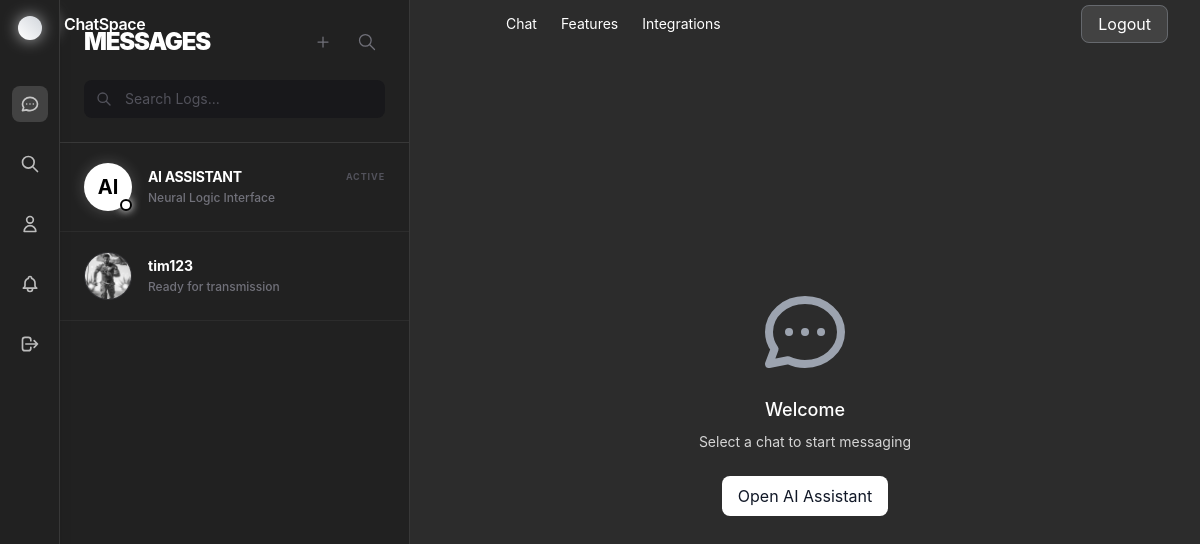
Screenshot of /chat/ (signed in) with the database file from the repository.
### app1/models.py (models this page shows, shortened)
class User(AbstractUser):
    id = models.UUIDField(primary_key=True, default=uuid.uuid4, editable=False)
    phone_number = models.CharField(max_length=15, unique=True, blank=True, null=True)
    profile_picture = models.ImageField(upload_to='profile_pictures/', blank=True, null=True)
    bio = models.TextField(max_length=500, blank=True)
    is_online = models.BooleanField(default=False)
    last_seen = models.DateTimeField(default=timezone.now)
    created_at = models.DateTimeField(auto_now_add=True)
    updated_at = models.DateTimeField(auto_now=True)
    class Meta:
        db_table = 'users'

class ChatRoom(models.Model):
    ROOM_TYPE_CHOICES = [
        ('direct', 'Direct Message'),
        ('group', 'Group Chat'),
    ]
    id = models.UUIDField(primary_key=True, default=uuid.uuid4, editable=False)
    name = models.CharField(max_length=100, blank=True)
    room_type = models.CharField(max_length=10, choices=ROOM_TYPE_CHOICES, default='direct')
    participants = models.ManyToManyField(User, related_name='chat_rooms')
    created_by = models.ForeignKey(User, on_delete=models.CASCADE, related_name='created_rooms')
    created_at = models.DateTimeField(auto_now_add=True)
    updated_at = models.DateTimeField(auto_now=True)
    is_active = models.BooleanField(default=True)
    class Meta:
        db_table = 'chat_rooms'

### app1/views.py (the view)
# urls.py: path('chat/', views.chat_list, name='chat_list'),
@login_required
def chat_list(request):
    try:
        ai_user, _ = User.objects.get_or_create(
            username='AI_Assistant',
            defaults={
                'first_name': 'AI',
                'last_name': 'Assistant',
                'is_active': True,
                'email': 'ai@example.com'
            }
        )
        existing_ai_room = ChatRoom.objects.filter(
            room_type='direct',
            participants__id=request.user.id
        ).filter(participants__id=ai_user.id).distinct().first()
        if not existing_ai_room:
            ai_room = ChatRoom.objects.create(
                room_type='direct',
                created_by=ai_user
            )
            ai_room.participants.add(request.user, ai_user)
    except Exception as e:
        print(f"Error ensuring AI chat room: {e}")
    chat_rooms = ChatRoom.objects.filter(
        participants__id=request.user.id,
        is_active=True
    ).distinct().annotate(
        last_message_time=Max('messages__timestamp'),
        unread_count=Count('messages', filter=Q(messages__is_read=False) & ~Q(messages__sender=request.user)),
    ).order_by('-last_message_time', '-updated_at')
    ai_user = User.objects.get(username='AI_Assistant')
    for room in chat_rooms:
        room.is_ai_room = False
        if room.room_type == 'direct' and room.participants.count() == 2:
            participant_usernames = [p.username for p in room.participants.all()]
            if 'AI_Assistant' in participant_usernames:
                room.is_ai_room = True
    online_users = User.objects.filter(is_online=True).exclude(id=request.user.id)
    unread_notifications = Notification.objects.filter(user=request.user, is_read=False).count()
    ai_room = None
    regular_rooms = []
    for room in chat_rooms:
        if room.is_ai_room and ai_room is None:
            ai_room = room
        elif not room.is_ai_room:
            regular_rooms.append(room)
    context = {
        'chat_rooms': regular_rooms,
        'ai_room': ai_room,
        'online_users': online_users,
        'unread_notifications': unread_notifications,
    }
    return render(request, 'app1/chat_list.html', context)

### app1/context_processors.py (called while the page is built)
def notifications_context(request):
    if request.user.is_authenticated:
        return {
            'notifications': Notification.objects.filter(user=request.user).order_by('-created_at')[:10]
        }
    return {}

### app1/templates/app1/chat_list.html (shortened to what this page needs)
{% extends 'app1/base.html' %}
{% block content %}
<div class="chat-container h-full overflow-hidden">
    <div class="flex h-full w-full">
        {% include 'app1/_chat_sidebar.html' %}
        <div class="flex-1 flex items-center justify-center bg-white/5">
            <div class="text-center">
                <h3 class="mt-4 text-lg font-medium text-white">Welcome</h3>
                <p class="mt-2 text-sm text-white/80">Select a chat to start messaging</p>
                <div class="mt-6">
                    <a href="/ai/"
                        class="inline-flex items-center gap-2 px-4 py-2 rounded-lg bg-white text-gray-900 hover:bg-white/90">
                        <span>Open AI Assistant</span>
                    </a>
                </div>
            </div>
        </div>
    </div>
</div>
</div>
{% endblock %}

### app1/templates/app1/_chat_sidebar.html (shortened to what this page needs)
<div class="w-[350px] bg-[#212121] border-r border-white/10 flex flex-col chats-sidebar">
    <div class="p-6 bg-[#212121] border-b border-white/10">
        <div class="flex items-center justify-between">
            <h2 class="text-2xl font-black text-white uppercase tracking-tighter">Messages</h2>
            <div class="flex space-x-2">
                <a href="{% url 'create_group_chat' %}" class="p-2 text-zinc-500 hover:text-white transition-colors">
                    <svg class="w-5 h-5" fill="none" stroke="currentColor" viewBox="0 0 24 24">
                        <path stroke-linecap="round" stroke-linejoin="round" stroke-width="1.5"
                            d="M12 6v6m0 0v6m0-6h6m-6 0H6"></path>
                    </svg>
                </a>
                <a href="{% url 'search_users' %}" class="p-2 text-zinc-500 hover:text-white transition-colors">
                    <svg class="w-5 h-5" fill="none" stroke="currentColor" viewBox="0 0 24 24">
                        <path stroke-linecap="round" stroke-linejoin="round" stroke-width="1.5"
                            d="M21 21l-6-6m2-5a7 7 0 11-14 0 7 7 0 0114 0z"></path>
                    </svg>
                </a>
            </div>
        </div>
        <div class="mt-5">
            <div class="relative group">
                <input type="text" placeholder="Search Logs..."
                    class="w-full pl-10 pr-4 py-2 bg-zinc-900 border border-transparent rounded-lg text-white placeholder-zinc-600 focus:outline-none focus:border-white/20 transition-all text-sm">
                <div
                    class="absolute inset-y-0 left-0 pl-3 flex items-center pointer-events-none text-zinc-600 group-focus-within:text-white transition-colors">
                </div>
            </div>
        </div>
    </div>
    <div class="flex-1 overflow-y-auto custom-sidebar-scroll">
        {% if ai_room %}
        <a href="{% url 'chat_room' ai_room.id %}"
            class="flex items-center px-6 py-5 border-b border-white/5 transition-all duration-300 hover:bg-zinc-900 group {% if ai_room.id|stringformat:'s' == room_id|stringformat:'s' %}bg-zinc-900 border-l-4 border-l-white{% endif %}">
            <div class="relative">
                <div
                    class="w-12 h-12 bg-white rounded-full flex items-center justify-center text-black font-bold text-xl shadow-[0_0_15px_rgba(255,255,255,0.2)]">
                    AI
                </div>
                <div
                    class="absolute bottom-0 right-0 w-3 h-3 bg-white border-2 border-black rounded-full shadow-[0_0_10px_#fff]">
                </div>
            </div>
            <div class="ml-4 flex-1 min-w-0">
                <div class="flex items-center justify-between mb-0.5">
                    <h4 class="text-sm font-bold text-white tracking-tight uppercase">AI Assistant</h4>
                    <span class="text-[9px] text-zinc-600 font-bold uppercase tracking-widest">Active</span>
                </div>
                <p class="text-[12px] text-zinc-500 truncate font-medium group-hover:text-zinc-300">Neural Logic
                    Interface</p>
            </div>
        </a>
        {% endif %}
        {% for room in chat_rooms %}
        {% if not room.is_ai_room %}
        <a href="{% url 'chat_room' room.id %}"
            class="flex items-center px-6 py-5 border-b border-white/5 transition-all duration-300 hover:bg-zinc-900 group {% if room.id|stringformat:'s' == room_id|stringformat:'s' %}bg-zinc-900 border-l-4 border-l-white{% endif %}">
            <div class="relative">
                <div
                    class="w-12 h-12 bg-zinc-800 rounded-full flex items-center justify-center text-white font-bold group-hover:bg-white group-hover:text-black transition-all duration-300 overflow-hidden border border-white/5">
                    {% if room.room_type == 'direct' %}
                    {% for participant in room.participants.all %}
                    {% if participant != user %}
                    {% if participant.profile_picture %}
                    <img src="{{ participant.profile_picture.url }}" alt="{{ participant.username }}"
                        class="w-full h-full object-cover grayscale transition-all duration-500 group-hover:grayscale-0">
                    {% else %}
                    {{ participant.username|first|upper }}
                    {% endif %}
                    {% endif %}
                    {% endfor %}
                    {% else %}
                    {{ room.name|first|upper }}
                    {% endif %}
                </div>
            </div>
            <div class="ml-4 flex-1 min-w-0">
                <div class="flex items-center justify-between mb-0.5">
                    <h4 class="text-sm font-bold text-white truncate">
                        {% if room.room_type == 'direct' %}
                        {% for participant in room.participants.all %}
                        {% if participant != user %}{{ participant.username }}{% endif %}
                        {% endfor %}
                        {% else %}
                        {{ room.name }}
                        {% endif %}
                    </h4>
                </div>
                <div class="flex items-center justify-between">
                    <p class="text-[12px] text-zinc-500 truncate font-medium group-hover:text-zinc-300">
                        {% if room.last_message %}
                        {% if room.last_message.sender == user %}You: {% endif %}
                        {{ room.last_message.content|truncatechars:35 }}
                        {% else %}
                        Ready for transmission
                        {% endif %}
                    </p>
                </div>
            </div>
        </a>
        {% endif %}
        {% empty %}
        <div class="p-8 text-center text-zinc-700">
            <h3 class="mt-2 text-sm font-bold uppercase tracking-widest">No Transmissions</h3>
            <p class="mt-1 text-xs uppercase tracking-tighter opacity-50">Frequency range clear</p>
        </div>
        {% endfor %}
    </div>
</div>

### app1/templates/app1/base.html (style rules this page uses)
:root { --bg-primary: #212121; --bg-secondary: #303030; --border-color: rgba(255, 255, 255, 0.1); --text-primary: #ffffff; --hover-color: #424242; }
html, body { height: 100%; margin: 0; padding: 0; background-color: var(--bg-primary); color: var(--text-primary); font-family: 'Inter', system-ui, -apple-system, sans-serif; }
body { overflow: hidden !important; }

### app1/templates/app1/chat_list.html (style rules this page uses)
body { overflow: hidden; height: 100vh; }
.chat-container { height: 100%; overflow: hidden; }
.chats-sidebar { display: flex; flex-direction: column; }

### rows the page displays
User: profile_picture (picture), username "tim123"
